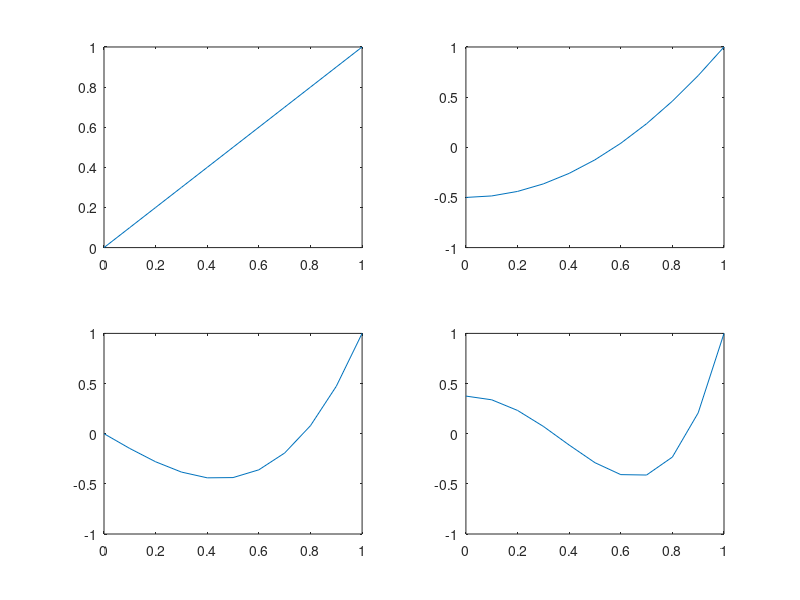

Here is the MATLAB script that generated this plot:
% The first 4 Legendre polynomials are given. Plot them 
x = 0:0.1:1;

l1 = x;
l2 = (3/2)*(x.^2)-1/2;
l3 = (5/2)*(x.^3)-(3/2).*x;
l4 = (35/8)*(x.^4)-(15/4).*(x.^2)+(3/8);

subplot(2, 2, 1)
plot(x, l1)
subplot(2, 2, 2)
plot(x, l2)
subplot(2, 2, 3)
plot(x, l3)
subplot(2, 2, 4)
plot(x, l4)
